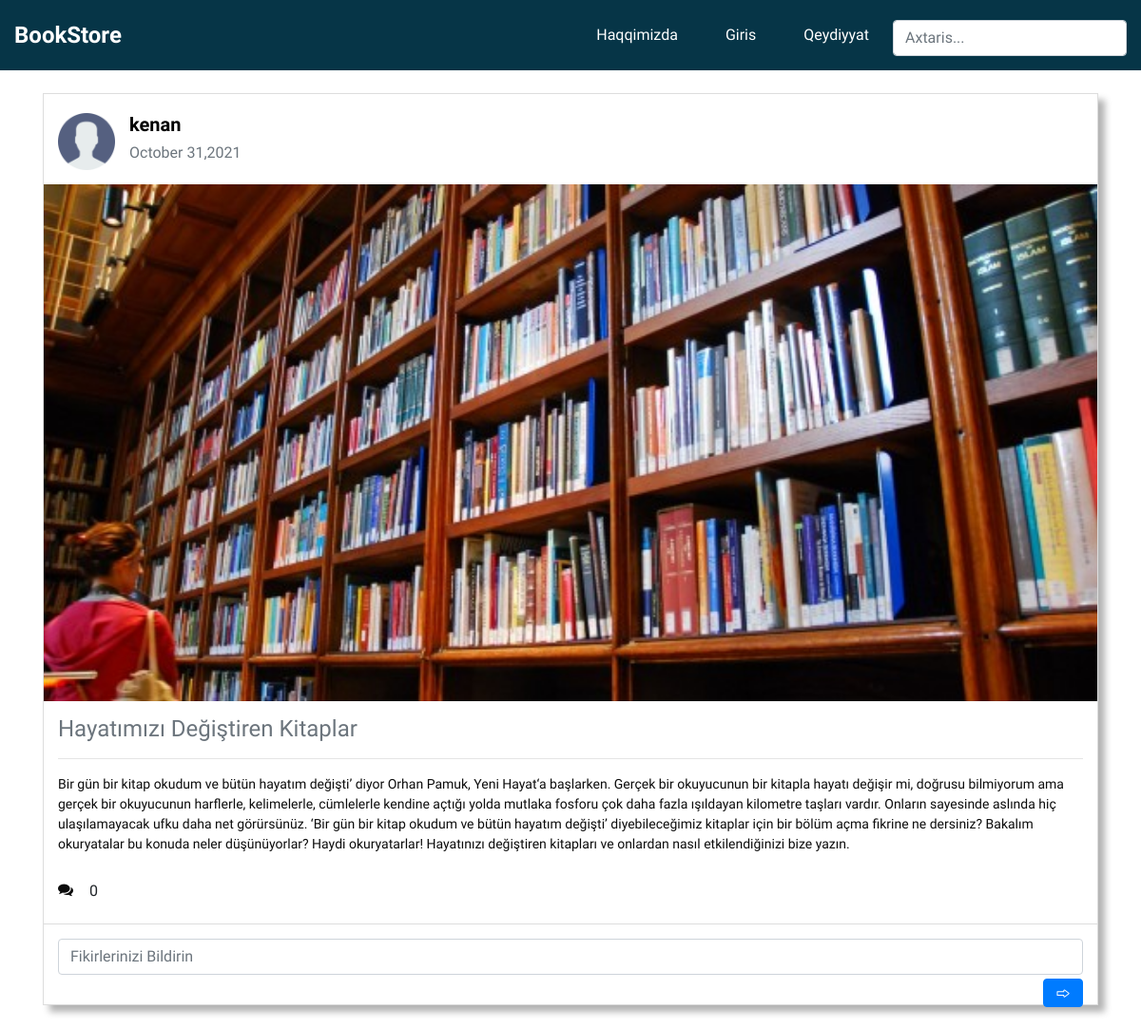
The page /postdetail/1 on the database as committed earlier.
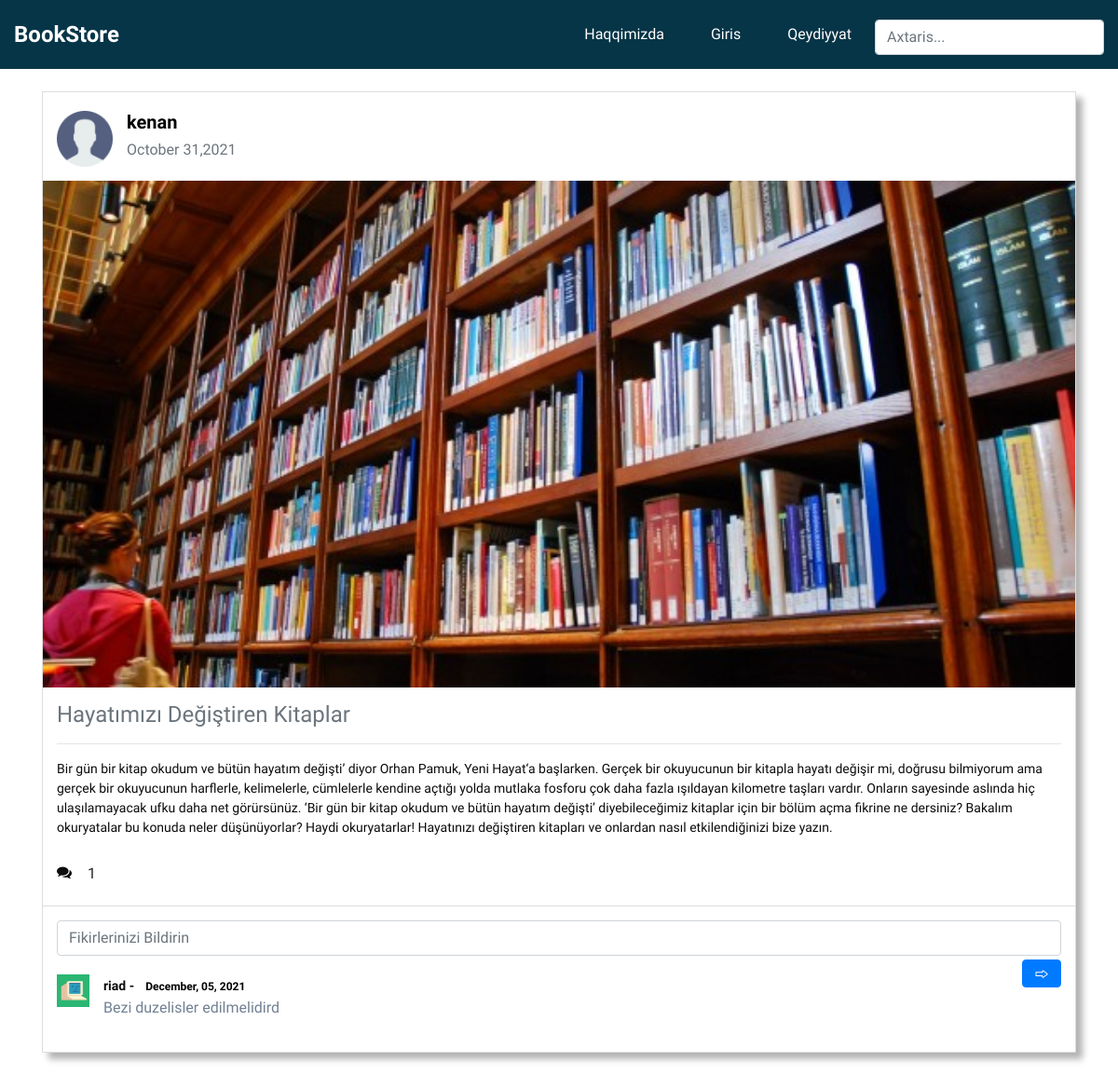
The same page on the database as committed later.
### book/models.py (models this page shows, shortened)
class Post(models.Model):
    title = models.CharField(max_length=255)
    content = RichTextField()
    publishing_date = models.DateTimeField(auto_now_add=True)
    image = models.ImageField(upload_to='postpicture',blank=False)
    user = models.ForeignKey(User,on_delete=models.CASCADE)
    def number_comment(self):
        return self.comment_set.all().count()

class Comment(models.Model):
    article = models.ForeignKey(Post,on_delete=models.CASCADE)
    comment_author = models.ForeignKey(UserProfile,on_delete=models.CASCADE)
    comment_content = models.CharField(max_length=255)
    comment_date = models.DateTimeField(auto_now_add=True)
    class Meta:
        ordering = ['-comment_date']

### users/models.py (models this page shows, shortened)
class UserProfile(models.Model):
    user = models.OneToOneField(settings.AUTH_USER_MODEL,on_delete=models.CASCADE)
    bio = models.TextField()
    image = models.FileField(upload_to='usersekil/')
    slug = models.SlugField(unique=True,editable=False)#yeni editible=false yazanda istfiadeci terefindne deyismek mumkun olmayan tiplerdir slugda daha cox istifade olunur unique=True dan
    email = models.EmailField(max_length=255,blank=False)
    oxudugucalisdigi = models.CharField(max_length=255,blank=False)
    dogulduguil = models.CharField(max_length=255,blank=False)
    olke = models.CharField(max_length=255,blank=True)
    nomre = models.IntegerField(null=True)
    website = models.URLField(max_length=255)
    twitter = models.URLField(max_length=255,blank=True)
    facebook = models.URLField(max_length=255,blank=True)
    linkedin = models.URLField(max_length=255,blank=True)
    instaqram = models.URLField(max_length=255,blank=True)

### book/views.py (the view)
# urls.py: path('postdetail/<int:id>',postDetail,name='postdetail'),
def postDetail(request,id):
    post = get_object_or_404(Post,id=id)
    comments = post.comment_set.all()#yeni her bir posta atilan kommentleri goster
    context = {
        'post': post,
        'comments':comments
    }
    return render(request,'postdetail.html',context)

### templates/postdetail.html (shortened to what the changed rows need)
{% extends "base.html" %}
{% load static %}
{% block content %}
<!DOCTYPE html>
<html lang="en">
<head>
    <link rel="stylesheet" href="https://use.fontawesome.com/releases/v5.6.1/css/all.css"
>
</head>
<body>
    <link rel="stylesheet" type="text/css" href="//netdna.bootstrapcdn.com/font-awesome/4.1.0/css/font-awesome.min.css">
    <div class="container bootstrap snippets bootdey">
        <di class="col-md-4">
            <div class="col-sm-12">
                <div class="panel panel-white post panel-shadow">
                    <div class="post-heading">
                        <div class="pull-left meta">
                            <div class="title h5">
                                <a id="istifadeciad" href="#" data-post="{{post.id}}"><b>{{post.user.username}}</b></a>
                            </div>
                            <h6 class="text-muted time">{{post.publishing_date|date:'F d,Y'}}</h6>
                        </div>
                    </div>
                    <div class="post-image" style="width:1108px !important;height: 544.01px !important;">
                        <img src="{{post.image.url}}" class="image" alt="image post" style="width:1108px !important;height: 544.01px !important">
                    </div>
                    <div class="post-description">
                        <h4 class="text-muted">{{post.title}}</h4>
                        <hr>
                        <p>{{post.content|safe}}</p>
                        <div class="stats">
                            <i class="fa fa-comments icon"></i>
                            <a href="#" class="btn btn-default stat-item mr-2" id="commentSayi">
                                {{post.number_comment}}
                            </a>
                        </div>
                    </div>
                    <div class="post-footer">
                        {% for comment in comments %}
                        <ul class="comments-list" id="commentBody-{{comment.id}}">
                            <li class="comment">
                                <a class="pull-left" href="#">
                                    {% if comment.comment_author.image %}
                                        <img class="avatar" src="{{comment.comment_author.image.url}}" alt="">
                                    {% else %}
                                        <img class="avatar" src="{% static 'images/user.png' %}" alt="">
                                    {% endif %}
                                </a>
                                <div class="comment-body" >
                                    <div class="comment-heading">
                                        <h4 class="user font-weight-bold mr-0" id="commentAuthor">{{comment.comment_author.user.username}} -</h4>
                                        <h5 class="time ml-2 font-weight-bold" style="color: black;">{{comment.comment_date|date:'F, d, Y'}}</h5>
                                    </div>
                                    <p class="commentContentClass" id="commentContent-{{comment.id}}" style="color:#718093 !important" data-row="{{comment.id}}">{{comment.comment_content}}</p>
                                </div>
                            </li>
                        </ul>
                        {% endfor %}
                    </div>
                </div>
            </div>
        </di>
    </div>
</body>
</html>
{% endblock content %}

Rows that differ between the two databases and show on the page:
computed for Post "Hayatımızı Değiştiren Kitaplar": number_comment "0" → "1"
added Comment: comment_author.image (picture), comment_author.user.username "riad", comment_date "December, 05, 2021", comment_content "Bezi duzelisler edilmelidird"
